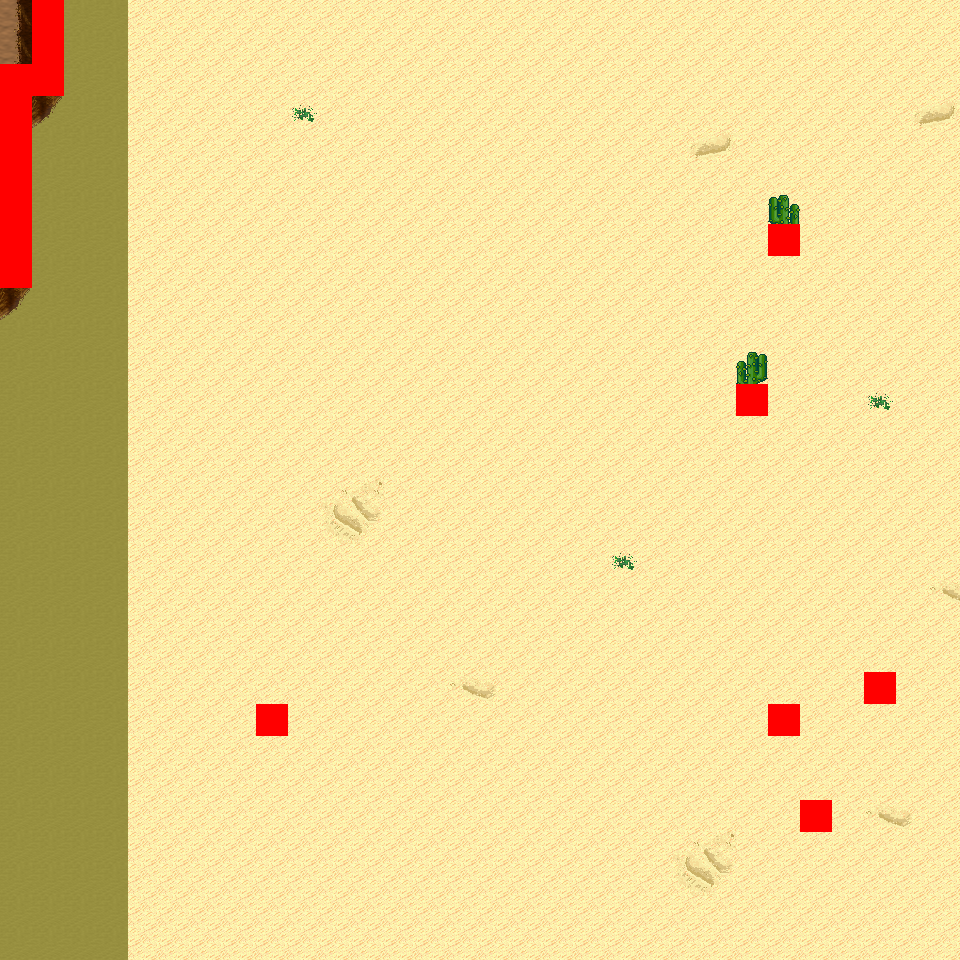

Rendered tile map (Tiled .tmx) drawn with the repository's tilesets; below, a short description and the map source with its tile grids summarised:
An orthogonal 30x30 tile map with 32x32 px tiles, 6 tile layers (Ground, Object, Object2, Above, ...), 10 tilesets and 3 objects (3x mapExit).

<map version="1.0" orientation="orthogonal" renderorder="right-down" width="30" height="30" tilewidth="32" tileheight="32" nextobjectid="4">
  <tileset firstgid="1" name="tileset_logic_collision" tilewidth="32" tileheight="32" tilecount="1" columns="1">
    <image source="../drawable/tileset_logic_collision.png" width="32" height="32" />
  </tileset>
  <tileset firstgid="2" name="tileset_ground_ground" tilewidth="32" tileheight="32" tilecount="33" columns="3">
    <image source="../drawable/tileset_ground_ground.png" width="96" height="352" />
  </tileset>
  <tileset firstgid="35" name="tileset_ground_ridge_earth_pale" tilewidth="32" tileheight="32" tilecount="96" columns="12">
    <image source="../drawable/tileset_ground_ridge_earth_pale.png" width="384" height="256" />
  </tileset>
  <tileset firstgid="131" name="tileset_ground_ridge_earth_dark" tilewidth="32" tileheight="32" tilecount="96" columns="12">
    <image source="../drawable/tileset_ground_ridge_earth_dark.png" width="384" height="256" />
  </tileset>
  <tileset firstgid="227" name="tileset_terrain_desert" tilewidth="32" tileheight="32" tilecount="88" columns="8">
    <image source="../drawable/tileset_terrain_desert.png" width="256" height="352" />
  </tileset>
  <tileset firstgid="315" name="tileset_ground_ladder_horizontal_dark" tilewidth="32" tileheight="32" tilecount="3" columns="1">
    <image source="../drawable/tileset_ground_ladder_horizontal_dark.png" width="32" height="96" />
  </tileset>
  <tileset firstgid="318" name="tileset_plant_bush_various_small" tilewidth="32" tileheight="32" tilecount="9" columns="3">
    <image source="../drawable/tileset_plant_bush_various_small.png" width="96" height="96" />
  </tileset>
  <tileset firstgid="327" name="tileset_plant_cactus_2" tilewidth="32" tileheight="32" tilecount="10" columns="5">
    <image source="../drawable/tileset_plant_cactus_2.png" width="160" height="64" />
  </tileset>
  <tileset firstgid="337" name="tileset_plant_tree_evergreen" tilewidth="32" tileheight="32" tilecount="36" columns="3">
    <image source="../drawable/tileset_plant_tree_evergreen.png" width="96" height="384" />
  </tileset>
  <tileset firstgid="373" name="tileset_ground_sand_2" tilewidth="32" tileheight="32" tilecount="15" columns="5">
    <image source="../drawable/tileset_ground_sand_2.png" width="160" height="96" />
  </tileset>
  <layer name="Ground" width="30" height="30">
    <data>[900 cells, 900 non-empty, 14 distinct tile ids]</data>
  </layer>
  <layer name="Object" width="30" height="30">
    <data>[900 cells, 18 non-empty, 9 distinct tile ids]</data>
  </layer>
  <layer name="Object2" width="30" height="30">
    <data>[900 cells, 0 non-empty, 0 distinct tile ids]</data>
  </layer>
  <layer name="Above" width="30" height="30">
    <data>[900 cells, 2 non-empty, 2 distinct tile ids]</data>
  </layer>
  <layer name="Above2" width="30" height="30">
    <data>[900 cells, 0 non-empty, 0 distinct tile ids]</data>
  </layer>
  <layer name="Walkable" width="30" height="30">
    <data>[900 cells, 16 non-empty, 1 distinct tile ids]</data>
  </layer>
  <objectgroup name="MapEvents">
    <object id="1" name="south" type="mapExit" x="0" y="928" width="960" height="32">
      <properties>
        <property name="map" value="level_0_x27_y129" />
        <property name="x" value="0" />
        <property name="y" value="1" />
      </properties>
    </object>
    <object id="2" name="west" type="mapExit" x="0" y="0" width="32" height="64">
      <properties>
        <property name="map" value="level_0_x26_y128" />
        <property name="x" value="28" />
        <property name="y" value="0" />
      </properties>
    </object>
    <object id="3" name="west2" type="mapExit" x="0" y="288" width="32" height="672">
      <properties>
        <property name="map" value="level_0_x26_y128" />
        <property name="x" value="28" />
        <property name="y" value="9" />
      </properties>
    </object>
  </objectgroup>
</map>
